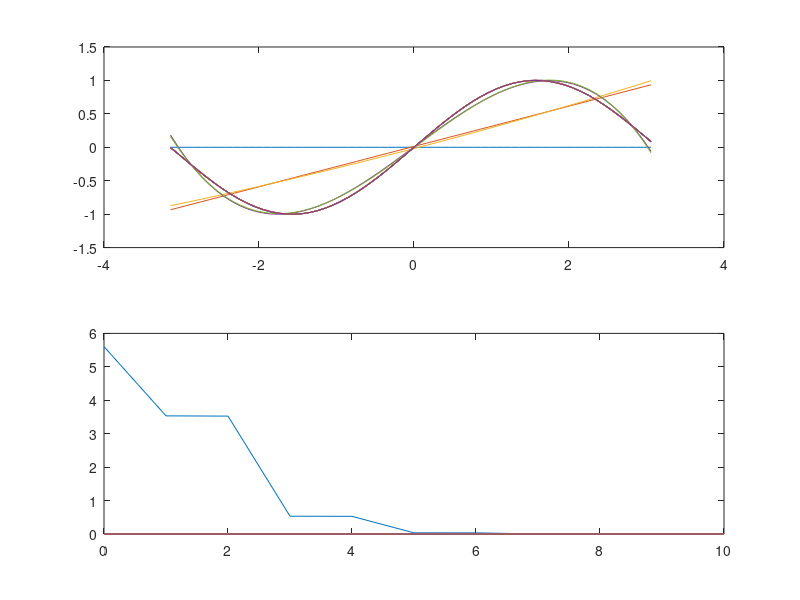

Source code (MATLAB):
%% Applied Mathematics Assignment 4
% Curve fitting 1
% This code fits a sin-function in a least-squares sense with polynomials
% of degrees 0 through 10 using the Vandermonde matrix
% Authors : Changbum Ko, Soyoung Gill and Haeji Shin
% Created : 2019/05/12
 
%% initalize
% clear all variables, close all figures, and clear the command window
clear all;
close all;
clc;
 
%% create data
x = [-pi:0.1:pi]; 
y = sin(x); % y-values corresponding to the x-values for sin function
hold on;
%% fitting
% create Vandermonde matrices and fit the data in a least-squares sense and
% calculate the residuals
vandermat = fliplr(vander(x));
maxdegree = 11;
subplot(2,1,1)
residuals = zeros(maxdegree);
plot(x,y,'r')
hold on;
for ii = 1:maxdegree
    workingvand = vandermat(:,1:ii);
    workingvand(:,ii+1) = y';
    [~,transvand] = qr(workingvand);
    solvec = transvand(:,end);
    workmat = transvand(:,1:end-1);                              
    sinval = workmat \ solvec;                               
    sinval = fliplr(sinval');
    plot(x, polyval(sinval,x));
    residuals(ii) = norm(solvec(ii+1:end)); 
end

 
% subplot 2
subplot(2,1,2)
degrees = [0:1:10]; % degrees of polynomials 0 through 10
plot(degrees,residuals); % plot the norm of the residuals as a function of the degrees
 
%% Observation
% The norm of the residuals do not gradually decrease as the polynomial
% degrees increase, because at every degree of an even number the norm does
% not show a noticeable difference than the one before. Thus when given with
% 11 chances to fit a polynomial to the sin-function, only fitting with
% polynomials of degrees of odd numbers would produce a much better fit than
% the 11 fits above. But still, the above fits did produce a close enough
% fit to the sin-function.
 

